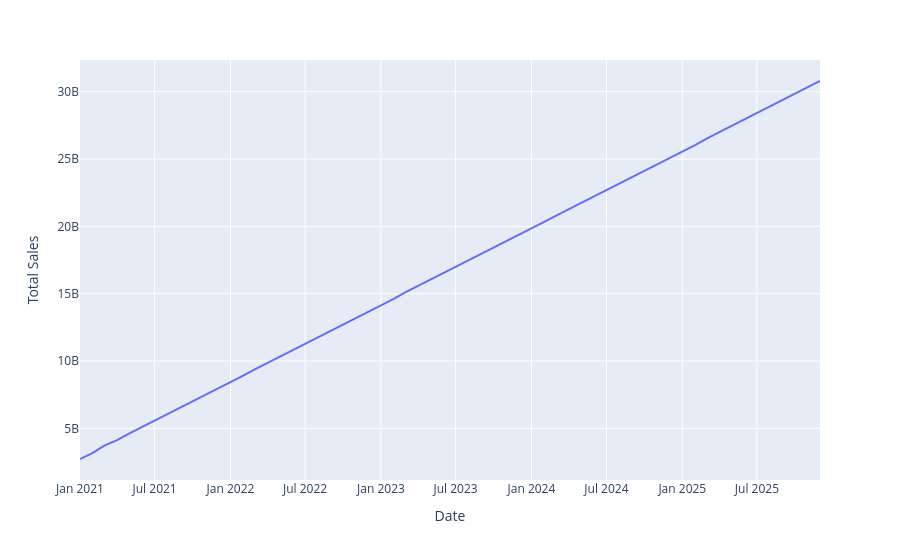

Write notebook code for a chart like this one.
### Code cell
import plotly.express as px

# Calculate growth
df['Monthly_Growth_Pct'] = df['Total Sales'].pct_change() * 100

fig = px.line(df, x='Date', y='Total Sales')

fig.update_traces(
    hovertemplate=(
        "<b>%{x}</b><br>"
        "Sales: ₦%{y:,.0f}<br>"
        "Month: %{customdata[0]}<br>"
        "Growth: %{customdata[1]:.1f}%"
        "<extra></extra>"
    ),
    customdata=df[['Month_Num', 'Monthly_Growth_Pct']]
)

fig.show()
